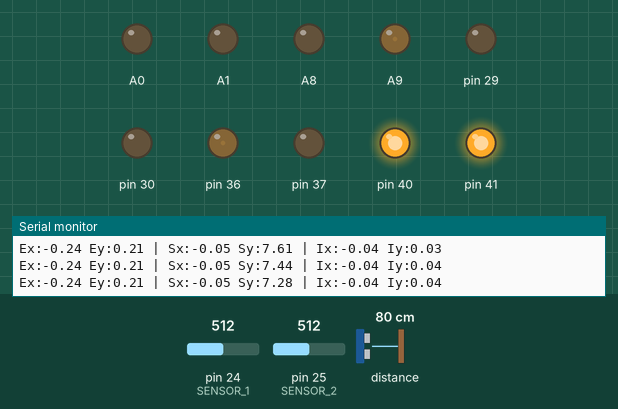
Bench run of a program on a simulated Teensy 4. Parts: output pins drawn as LEDs (lit = HIGH), the last lines printed to the serial monitor. The inputs (shaded band) are chosen by the test bench; at power-on: pin 25 (SENSOR_2) = 512, pin 24 (SENSOR_1) = 512, distance to the obstacle 80 cm (analog values on the 0–1023 scale).

Above: at 1.5 s.
1.6 s: pin 25 (SENSOR_2) set to 490
At 1.85 s:
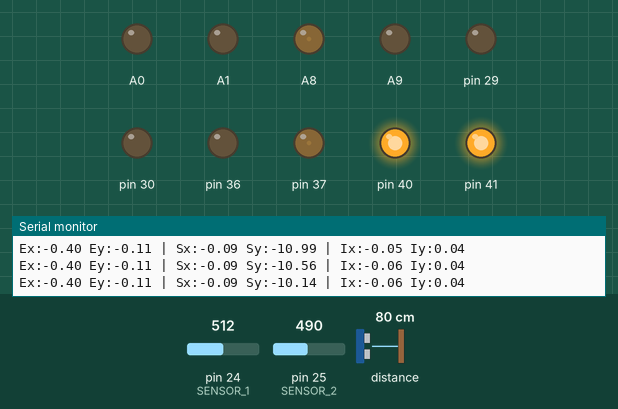
4.6 s: pin 24 (SENSOR_1) set to 716
At 5.9 s:
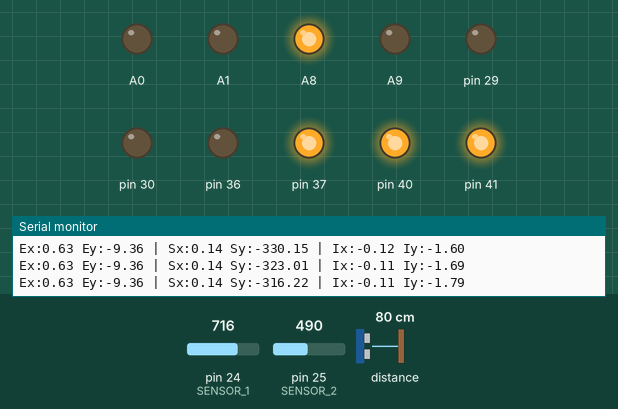
7.6 s: pin 25 (SENSOR_2) set to 306
At 10.56 s:
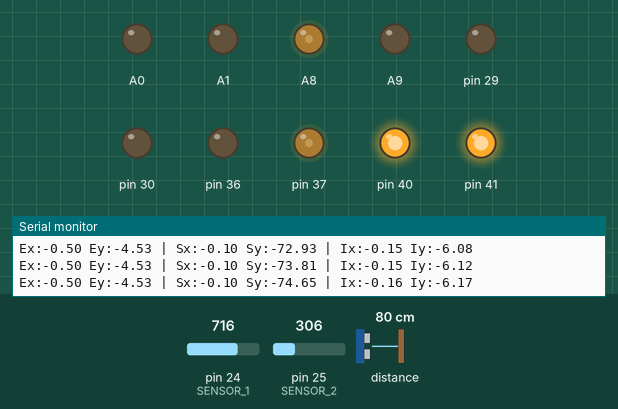
10.6 s: pin 24 (SENSOR_1) set to 511
13.6 s: pin 25 (SENSOR_2) set to 510
Timing chart, 0 to 23.5 s (numbered marks = the images above; inputs shaded):
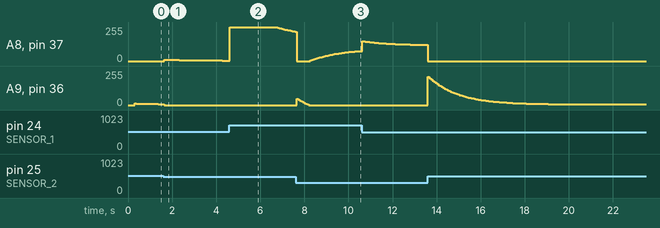

The program:

main.cpp
```cpp
#include "Adafruit_VL6180X.h"
#include "virtual_tof_coeffs.h"
#include <Arduino.h>
#include <Wire.h>
#include <cmath>
#include <cstdlib>

const float T1_TARGET = 48.6;
const float T2_TARGET = 49.0;

/* --- Pin Definitions (Teensy 4.1) --- */
struct MagnetPins {
  int rpwm;
  int lpwm;
};

struct TOFPins {
  int scl;
  int sda;
  int xshut;
};

// User provided pins
MagnetPins front = {37, 36};
MagnetPins back = {23, 22};
MagnetPins left = {30, 29};
MagnetPins right = {15, 14};

// Sensor on Analog A10/A11
const int SENSOR_1 = 24;
TOFPins tof1 = {16, 17, 40};

const int SENSOR_2 = 25;
TOFPins tof2 = {19, 18, 41};

Adafruit_VL6180X lox1 = Adafruit_VL6180X();
Adafruit_VL6180X lox2 = Adafruit_VL6180X();

/* --- Control Variables --- */
float Kp_x = 0.2, Kp_y = 20;
float Ki_x = 0.001, Ki_y = 0; // Significantly slower integral
float Kd_x = 0.7, Kd_y = 700;

float last_derivative_x = 0;
float last_derivative_y = 0;

float lastErrorX = 0;
float lastErrorY = 0;
float integralX = 0;
float integralY = 0;

const float updateRate = 0.01;
const float maxIntegral = 500.0;

// Set to true to output raw sensor data (s1,s2,t1,t2) for python/calibrate.py
// Set to false for normal PID debug output
bool CALIBRATION_MODE = false;

// ToF & IR Smoothing (for characterization)
float smoothS1 = 0, smoothS2 = 0;
float smoothT1 = 0, smoothT2 = 0;
const float tofAlpha = 0.05; // Lower for better plotting (more filtered)

struct Vector2D {
  float x;
  float y;
};

// RPWM attracts, LPWM repels, consider bool flipped
void setPower(MagnetPins m, float power) {
  int val = constrain((int)round(abs(power)), 0, 255);
  bool attract = (power >= 0);

  if (attract) {
    analogWrite(m.rpwm, val);
    analogWrite(m.lpwm, 0);
  } else {
    analogWrite(m.rpwm, 0);
    analogWrite(m.lpwm, val);
  }
}

// rotate coordinate plane by 45 degrees counterclockwise
// Axis definitions: X+(E), Y+(N), U+(NW), V+(SW)
Vector2D uvToXY(float u, float v) {
  float coeff = 0.7071f;
  float x = -u * coeff - v * coeff;
  float y = u * coeff - v * coeff;
  return {x, y};
}

void setup() {
  Serial.begin(115200);

  pinMode(front.rpwm, OUTPUT);
  pinMode(front.lpwm, OUTPUT);
  pinMode(back.rpwm, OUTPUT);
  pinMode(back.lpwm, OUTPUT);
  pinMode(left.rpwm, OUTPUT);
  pinMode(left.lpwm, OUTPUT);
  pinMode(right.rpwm, OUTPUT);
  pinMode(right.lpwm, OUTPUT);

  analogReadResolution(12);

  // High frequency PWM for smooth control
  analogWriteFrequency(front.rpwm, 18310);
  analogWriteFrequency(front.lpwm, 18310);
  analogWriteFrequency(back.rpwm, 18310);
  analogWriteFrequency(back.lpwm, 18310);
  analogWriteFrequency(left.rpwm, 18310);
  analogWriteFrequency(left.lpwm, 18310);
  analogWriteFrequency(right.rpwm, 18310);
  analogWriteFrequency(right.lpwm, 18310);

  Serial.println("Teensy 4.1 PD Stabilization Active");
  Serial.println("Monitoring S1 on Pin 14");

  // TOF Initialization
  pinMode(tof1.xshut, OUTPUT);
  pinMode(tof2.xshut, OUTPUT);

  // Keep them both in reset
  digitalWrite(tof1.xshut, LOW);
  digitalWrite(tof2.xshut, LOW);
  delay(100);

  // Initialize Wire (TOF2)
  Wire.setSDA(tof2.sda);
  Wire.setSCL(tof2.scl);
  Wire.begin();
  Wire.setClock(400000);
  delay(50);

  // Initialize Wire1 (TOF1)
  Wire1.setSDA(tof1.sda);
  Wire1.setSCL(tof1.scl);
  Wire1.begin();
  Wire1.setClock(400000);
  delay(50);

  // Wake up both
  digitalWrite(tof1.xshut, HIGH);
  digitalWrite(tof2.xshut, HIGH);
  delay(100);

  // Boot lox1 (TOF1 on Wire1)
  if (lox1.begin(&Wire1)) {
    Serial.println(F("SUCCESS: VL6180X #1 (Wire1) Booted"));
  } else {
    Serial.println(F("CRITICAL: VL6180X #1 (Wire1) Failed"));
  }

  // Boot lox2 (TOF2 on Wire)
  if (lox2.begin(&Wire)) {
    Serial.println(F("SUCCESS: VL6180X #2 (Wire) Booted"));
  } else {
    Serial.println(F("CRITICAL: VL6180X #2 (Wire) Failed"));
  }
}

int i = 0;

void loop() {
  // 0. Handle Serial Commands
  if (Serial.available()) {
    String cmd = Serial.readStringUntil('\n');
    cmd.trim();
    if (cmd == "CAL_ON") {
      CALIBRATION_MODE = true;
      Serial.println("MODE: CALIBRATION ACTIVE");
    } else if (cmd == "CAL_OFF") {
      CALIBRATION_MODE = false;
      Serial.println("MODE: STABILIZATION ACTIVE");
    }
  }

  int s1 = analogRead(SENSOR_1);
  int s2 = analogRead(SENSOR_2);

  // // Safety: If sensor is out of range, kill power
  // if (s1 < 10 || s1 > 3000 || s2 < 10 || s2 > 3000) {
  //   setPower(front, 0);
  //   setPower(back, 0);
  //   setPower(left, 0);
  //   setPower(right, 0);
  //   return;
  // }

  // 1. Calculate Virtual ToF heights from IR sensors with tilt correction
  float s1f = (float)s1;
  float s2f = (float)s2;

  // Derived formulas from virtual_tof_coeffs.h
  float t1_est = get_t1_est(s1f, s2f);
  float t2_est = get_t2_est(s1f, s2f);

  // 2. Calculate error relative to target centers.
  // In our coord system, positive error creates restoring force in that axis
  // direction. Distance > Target means too far -> move towards sensor (positive
  // U/V direction)
  float error_u = t1_est - T1_TARGET;
  float error_v = t2_est - T2_TARGET;

  // 3. Transform error to X/Y space before PID
  Vector2D errorXY = uvToXY(error_u, error_v);

  // 3. X-Axis PID
  integralX = constrain(integralX + (errorXY.x * updateRate), -maxIntegral,
                        maxIntegral);

  float derivX = errorXY.x - lastErrorX;
  float alpha_x = 0.1;
  float filtered_derivative_x =
      (alpha_x * derivX) + ((1.0 - alpha_x) * last_derivative_x);
  last_derivative_x = filtered_derivative_x;

  float signalX =
      errorXY.x * Kp_x + integralX * Ki_x + filtered_derivative_x * Kd_x;
  lastErrorX = errorXY.x;

  // 4. Y-Axis PID
  integralY = constrain(integralY + (errorXY.y * updateRate), -maxIntegral,
                        maxIntegral);

  float derivY = errorXY.y - lastErrorY;
  float alpha_y = 0.05;
  float filtered_derivative_y =
      (alpha_y * derivY) + ((1.0 - alpha_y) * last_derivative_y);
  last_derivative_y = filtered_derivative_y;

  float signalY =
      errorXY.y * Kp_y + integralY * Ki_y + filtered_derivative_y * Kd_y;
  lastErrorY = errorXY.y;

  // 5. Apply forces to cardinal magnets
  // setPower(right, -signalX);
  // setPower(left, signalX);
  setPower(front, -signalY);
  setPower(back, signalY);

  // Debug Output
  if (!CALIBRATION_MODE) {
    Serial.print("Ex:");
    Serial.print(errorXY.x);
    Serial.print(" Ey:");
    Serial.print(errorXY.y);
    Serial.print(" | Sx:");
    Serial.print(signalX);
    Serial.print(" Sy:");
    Serial.print(signalY);
    Serial.print(" | Ix:");
    Serial.print(integralX);
    Serial.print(" Iy:");
    Serial.println(integralY);
  }

  // Read TOF Sensors
  const float TOF1_OFFSET = -12;
  const float TOF2_OFFSET = 38.0;

  // TOF1 (Wire1)
  uint8_t range1 = lox1.readRange();
  uint8_t status1 = lox1.readRangeStatus();
  float rawT1 =
      (status1 == VL6180X_ERROR_NONE) ? (float)range1 + TOF1_OFFSET : smoothT1;
  smoothT1 = (smoothT1 * (1.0f - tofAlpha)) + (rawT1 * tofAlpha);

  // TOF2 (Wire)
  uint8_t range2 = lox2.readRange();
  uint8_t status2 = lox2.readRangeStatus();
  float rawT2 =
      (status2 == VL6180X_ERROR_NONE) ? (float)range2 + TOF2_OFFSET : smoothT2;
  smoothT2 = (smoothT2 * (1.0f - tofAlpha)) + (rawT2 * tofAlpha);

  // Sync IR smoothing with ToF lag for characterization
  smoothS1 = (smoothS1 * (1.0f - tofAlpha)) + ((float)s1 * tofAlpha);
  smoothS2 = (smoothS2 * (1.0f - tofAlpha)) + ((float)s2 * tofAlpha);

  // Stream data for calibration script (s1, s2, TrueT1, TrueT2)
  if (CALIBRATION_MODE) {
    Serial.print(s1);
    Serial.print(",");
    Serial.print(s2);
    Serial.print(",");
    Serial.print(smoothT1);
    Serial.print(",");
    Serial.println(smoothT2);
  }

  delayMicroseconds(500); // 2kHz loop
}
```

virtual_tof_coeffs.h
```cpp
#ifndef VIRTUAL_TOF_COEFFS_H
#define VIRTUAL_TOF_COEFFS_H

// Auto-generated calibration coefficients
// Generated on: 2026-01-16 15:35:10.781351
// Polynomial Degree: 2

inline float get_t1_est(float s1, float s2) {
    float s1_sq = s1 * s1;
    float s2_sq = s2 * s2;
    return -35.001870f + (0.0429769281f * s1) + (0.0435583123f * s2) + (-0.0000054849f * s1_sq) + (-0.0000127265f * s1 * s2) + (-0.0000040333f * s2_sq);
}

inline float get_t2_est(float s1, float s2) {
    float s1_sq = s1 * s1;
    float s2_sq = s2 * s2;
    return 139.873197f + (-0.0476692343f * s1) + (-0.0404498862f * s2) + (0.0000063287f * s1_sq) + (0.0000120940f * s1 * s2) + (0.0000029441f * s2_sq);
}

#endif
```

Measured:
- after the input at 1.6 s, A8, pin 37: 0/255 → 11/255 after 0.05 s, → 10/255 0.14 s later, → 9/255 0.14 s later, → 8/255 0.20 s later, … (9 changes in this stretch)
